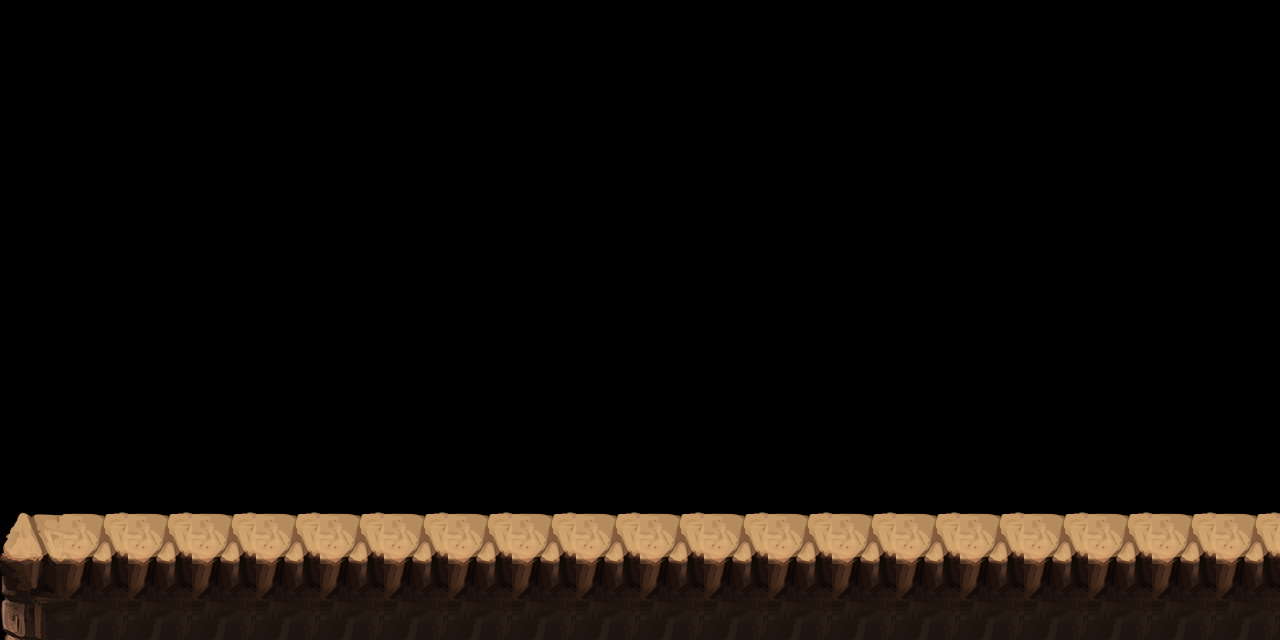

This is a level from a 2D game, rendered from its Tiled map with the project's own tilesets. A one-line summary and the complete map file follow:
An orthogonal 20x10 tile map with 64x64 px tiles, 2 tile layers (bg, platform), 2 tilesets.

<map version="1.4" tiledversion="1.4.2" orientation="orthogonal" renderorder="right-down" width="20" height="10" tilewidth="64" tileheight="64" infinite="0" nextlayerid="6" nextobjectid="230">
 <tileset firstgid="1" source="../item.tsx" />
 <tileset firstgid="62" source="../bg_cell_bg.tsx" />
 <layer id="1" name="bg" width="20" height="10">
  <data encoding="csv">
0,0,0,0,0,0,0,0,0,0,0,0,0,0,0,0,0,0,0,0,0,0,0,0,0,0,0,0,0,0,0,0,0,0,0,0,0,0,0,0,0,0,0,0,0,0,0,0,0,0,0,0,0,0,0,0,0,0,0,0,0,0,0,0,0,0,0,0,0,0,0,0,0,0,0,0,0,0,0,0,0,0,0,0,0,0,0,0,0,0,0,0,0,0,0,0,0,0,0,0,0,0,0,0,0,0,0,0,0,0,0,0,0,0,0,0,0,0,0,0,0,0,0,0,0,0,0,0,0,0,0,0,0,0,0,0,0,0,0,0,0,0,0,0,0,0,0,0,0,0,0,0,0,0,0,0,0,0,0,0,0,0,0,0,0,0,0,0,0,0,0,0,0,0,0,0,0,0,0,0,0,0,0,0,0,0,0,0,0,0,0,0,0,0,0,0,0,0,0,0
</data>
 </layer>
 <layer id="2" name="platform" width="20" height="10">
  <data encoding="csv">
0,0,0,0,0,0,0,0,0,0,0,0,0,0,0,0,0,0,0,0,0,0,0,0,0,0,0,0,0,0,0,0,0,0,0,0,0,0,0,0,0,0,0,0,0,0,0,0,0,0,0,0,0,0,0,0,0,0,0,0,0,0,0,0,0,0,0,0,0,0,0,0,0,0,0,0,0,0,0,0,0,0,0,0,0,0,0,0,0,0,0,0,0,0,0,0,0,0,0,0,0,0,0,0,0,0,0,0,0,0,0,0,0,0,0,0,0,0,0,0,0,0,0,0,0,0,0,0,0,0,0,0,0,0,0,0,0,0,0,0,0,0,0,0,0,0,0,0,0,0,0,0,0,0,0,0,0,0,0,0,68,69,69,69,69,69,69,69,69,69,69,69,69,69,69,69,69,69,69,69,74,75,75,75,75,75,75,75,75,75,75,75,75,75,75,75,75,75,75,75
</data>
 </layer>
 <objectgroup id="3" name="object" />
 <objectgroup id="4" name="object_obstacle" />
 <objectgroup id="5" name="object_item" />
</map>
